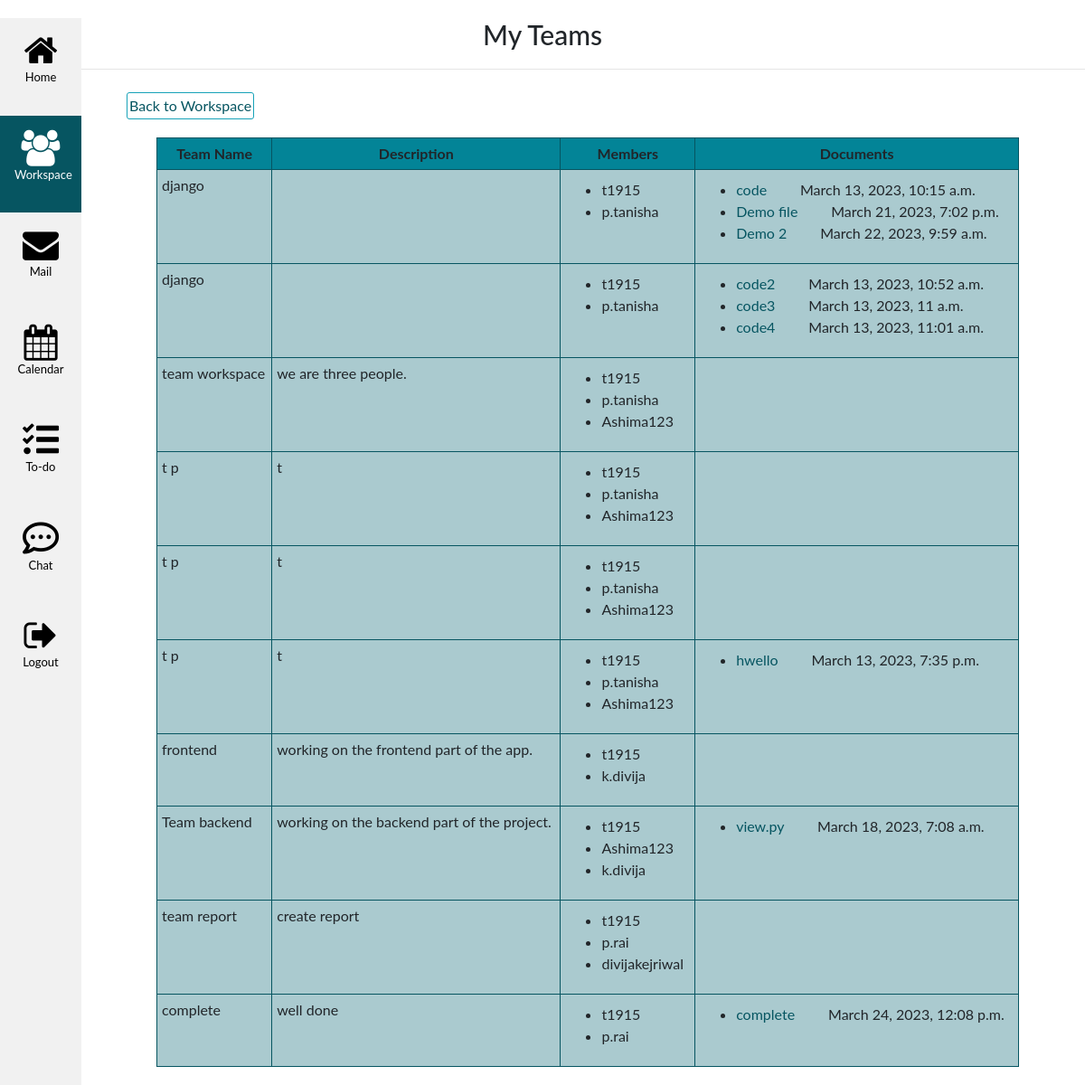
The app's page /workspace/my_teams/ (signed in) with its own data.
### workspace/models.py (models this page shows)
class Team(models.Model):
    name = models.CharField(max_length=100)
    description = models.TextField()
    members = models.ManyToManyField(User, related_name='teams')

class File(models.Model):
    name = models.CharField(max_length=255)
    description = models.TextField(blank=True)
    file = models.FileField(upload_to='files/')
    team = models.ForeignKey(Team, on_delete=models.CASCADE, related_name='files',null = True)
    uploaded_by = models.ForeignKey(User, on_delete=models.CASCADE, related_name='uploaded_files')
    uploaded_at = models.DateTimeField(auto_now_add=True)

### workspace/views.py (the view)
# urls.py: path('my_teams/', team_detail, name='team_list'),
@login_required
def team_detail(request):
    user=request.user
    teams=user.teams.all()
    return render(request,'workspace/team_detail.html', {'teams':teams})

### templates/workspace/team_detail.html
{% extends 'workspace/base.html' %}
{% block title %}
	My Teams
{% endblock %}
{% block content %}
<div class="content">
	<div class="clearfix">
		<a class="btn btn-info left" href="{% url 'workhome' %}"> Back to Workspace </a>
	</div>
	{% if teams %}
	<table class="table">
		<tr><th>Team Name</th>
			<th>Description</th>
			<th>Members</th>
			<th>Documents</th></tr>
		{% for team in teams %}
			<tr><td>{{ team.name }}</td>
				<td>{{ team.description }}</td>
				<td><ul>
					{% for member in team.members.all %}
						<li>{{ member.username }}</li>
					{% endfor %}
				</ul></td>
				<td><ul>
					{% for doc in team.files.all %}
						<li>
							<a href="{{file.file.url}}">{{doc.name}}</a> &nbsp;&nbsp;&nbsp; {{doc.uplaoded_by.username}} &nbsp;&nbsp;&nbsp; {{doc.uploaded_at}}
						</li>
				    {% endfor %}
				</ul></td>
			</tr>
		{% endfor %}
	</table>
	{% else %}
		<p>You are not a member of any team.</p>
	{% endif %}
</div>
{% endblock %}

### static/workspace/css/styles.css (style rules this page uses)
a { color: #065561; }
.table { width: 90%; margin: auto; }
.table td, .table th { margin: auto; border: 1px solid #065561; padding: 5px; background-color: #aacacf; }
.table th { text-align: center; background-color: #038497; }
li { font-size: 16px; margin-left: 20px; }

### static/base.css (style rules this page uses)
body { font-family: "ptsans", "Lato", "Helvetica Neue", Helvetica, Arial, sans-serif; }
ul { height: 100%; padding: 5px 5px 0px 20px; }
.left { float: left; }
.btn { border-radius: 3px; padding: 2px 2px 2px 2px; color: #065561; background-color: transparent; box-shadow: 0 0 0 0; margin: 5px; cursor: pointer; }
.clearfix { margin: 15px; }
.content { margin: 20px; }
div.content { margin-left: 120px; height: 100%; }

### records on screen
Team: name "django"
File: name "code", uploaded_at "March 13, 2023, 10:15 a.m."
File: name "Demo file", uploaded_at "March 21, 2023, 7:02 p.m."
File: name "Demo 2", uploaded_at "March 22, 2023, 9:59 a.m."
Team: name "django"
File: name "code2", uploaded_at "March 13, 2023, 10:52 a.m."
File: name "code3", uploaded_at "March 13, 2023, 11 a.m."
File: name "code4", uploaded_at "March 13, 2023, 11:01 a.m."
Team: name "team workspace", description "we are three people."
Team: name "t p", description "t"
Team: name "t p", description "t"
Team: name "t p", description "t"
File: name "hwello", uploaded_at "March 13, 2023, 7:35 p.m."
Team: name "frontend", description "working on the frontend part of the app."
Team: name "Team backend", description "working on the backend part of the project."
File: name "view.py", uploaded_at "March 18, 2023, 7:08 a.m."
Team: name "team report", description "create report"
Team: name "complete", description "well done"
File: name "complete", uploaded_at "March 24, 2023, 12:08 p.m."

### other values on screen
{{ member.username }} "t1915"
{{ member.username }} "p.tanisha"
{{ member.username }} "Ashima123"
{{ member.username }} "k.divija"
{{ member.username }} "p.rai"
{{ member.username }} "divijakejriwal"
